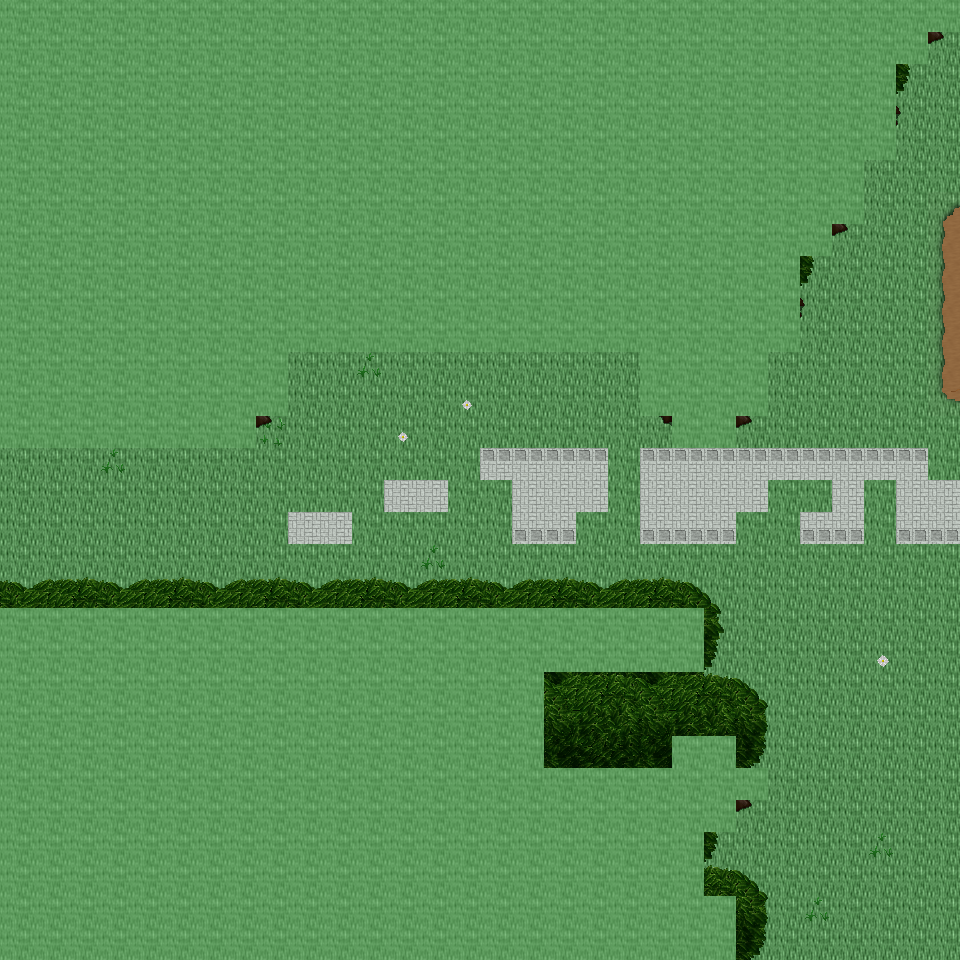

This is a level from a 2D game, rendered from its Tiled map with the project's own tilesets. A one-line summary and the map file follow, with tile-layer data summarised:
An orthogonal 30x30 tile map with 32x32 px tiles, 6 tile layers (Ground, Object, Object2, Above, ...), 53 tilesets and 2 objects (2x mapExit).

<map version="1.0" orientation="orthogonal" renderorder="right-down" width="30" height="30" tilewidth="32" tileheight="32" nextobjectid="3">
  <tileset firstgid="1" name="tileset_ground_ground" tilewidth="32" tileheight="32" tilecount="33" columns="3">
    <image source="../drawable/tileset_ground_ground.png" width="96" height="352" />
  </tileset>
  <tileset firstgid="34" name="tileset_building_castle" tilewidth="32" tileheight="32" tilecount="320" columns="20">
    <image source="../drawable/tileset_building_castle.png" width="640" height="512" />
  </tileset>
  <tileset firstgid="354" name="tileset_ground_square_patch" tilewidth="32" tileheight="32" tilecount="9" columns="3">
    <image source="../drawable/tileset_ground_square_patch.png" width="96" height="96" />
  </tileset>
  <tileset firstgid="363" name="tileset_building_decoration_banner" tilewidth="32" tileheight="32" tilecount="12" columns="1">
    <image source="../drawable/tileset_building_decoration_banner.png" width="32" height="384" />
  </tileset>
  <tileset firstgid="375" name="tileset_ground_water_pool" tilewidth="32" tileheight="32" tilecount="72" columns="3">
    <image source="../drawable/tileset_ground_water_pool.png" width="96" height="768" />
  </tileset>
  <tileset firstgid="447" name="tileset_building_wall_wall_brown" tilewidth="32" tileheight="32" tilecount="12" columns="3">
    <image source="../drawable/tileset_building_wall_wall_brown.png" width="96" height="128" />
  </tileset>
  <tileset firstgid="459" name="tileset_plant_grasses" tilewidth="32" tileheight="32" tilecount="6" columns="3">
    <image source="../drawable/tileset_plant_grasses.png" width="96" height="64" />
  </tileset>
  <tileset firstgid="465" name="tileset_plant_flower_daisy_white" tilewidth="32" tileheight="32" tilecount="8" columns="2">
    <image source="../drawable/tileset_plant_flower_daisy_white.png" width="64" height="128" />
  </tileset>
  <tileset firstgid="473" name="tileset_plant_tree_tree_darkgreen" tilewidth="32" tileheight="32" tilecount="88" columns="8">
    <image source="../drawable/tileset_plant_tree_tree_darkgreen.png" width="256" height="352" />
  </tileset>
  <tileset firstgid="561" name="tileset_plant_flower_daisy_red" tilewidth="32" tileheight="32" tilecount="8" columns="2">
    <image source="../drawable/tileset_plant_flower_daisy_red.png" width="64" height="128" />
  </tileset>
  <tileset firstgid="569" name="tileset_ground_grass_edges" tilewidth="32" tileheight="32" tilecount="36" columns="12">
    <image source="../drawable/tileset_ground_grass_edges.png" width="384" height="96" />
  </tileset>
  <tileset firstgid="605" name="tileset_ground_grass_corners" tilewidth="32" tileheight="32" tilecount="24" columns="6">
    <image source="../drawable/tileset_ground_grass_corners.png" width="192" height="128" />
  </tileset>
  <tileset firstgid="629" name="tileset_plant_bush_hedge" tilewidth="32" tileheight="32" tilecount="35" columns="5">
    <image source="../drawable/tileset_plant_bush_hedge.png" width="160" height="224" />
  </tileset>
  <tileset firstgid="664" name="tileset_ground_rock_pebbles" tilewidth="32" tileheight="32" tilecount="3" columns="1">
    <image source="../drawable/tileset_ground_rock_pebbles.png" width="32" height="96" />
  </tileset>
  <tileset firstgid="667" name="tileset_plant_bush_bushes" tilewidth="32" tileheight="32" tilecount="10" columns="5">
    <image source="../drawable/tileset_plant_bush_bushes.png" width="160" height="64" />
  </tileset>
  <tileset firstgid="677" name="tileset_building_roof_red" tilewidth="32" tileheight="32" tilecount="20" columns="5">
    <image source="../drawable/tileset_building_roof_red.png" width="160" height="128" />
  </tileset>
  <tileset firstgid="697" name="tileset_plant_flower_daisy_yellow" tilewidth="32" tileheight="32" tilecount="8" columns="2">
    <image source="../drawable/tileset_plant_flower_daisy_yellow.png" width="64" height="128" />
  </tileset>
  <tileset firstgid="705" name="tileset_plant_leaves" tilewidth="32" tileheight="32" tilecount="8" columns="4">
    <image source="../drawable/tileset_plant_leaves.png" width="128" height="64" />
  </tileset>
  <tileset firstgid="713" name="tileset_item_corpse_skull_pale" tilewidth="32" tileheight="32" tilecount="2" columns="2">
    <image source="../drawable/tileset_item_corpse_skull_pale.png" width="64" height="32" />
  </tileset>
  <tileset firstgid="715" name="tileset_building_roof_blue" tilewidth="32" tileheight="32" tilecount="20" columns="5">
    <image source="../drawable/tileset_building_roof_blue.png" width="160" height="128" />
  </tileset>
  <tileset firstgid="735" name="tileset_plant_cactus" tilewidth="32" tileheight="32" tilecount="2" columns="1">
    <image source="../drawable/tileset_plant_cactus.png" width="32" height="64" />
  </tileset>
  <tileset firstgid="737" name="tileset_plant_flower_daisy_blue" tilewidth="32" tileheight="32" tilecount="8" columns="2">
    <image source="../drawable/tileset_plant_flower_daisy_blue.png" width="64" height="128" />
  </tileset>
  <tileset firstgid="745" name="tileset_plant_stump_stump_brown" tilewidth="32" tileheight="32" tilecount="4" columns="2">
    <image source="../drawable/tileset_plant_stump_stump_brown.png" width="64" height="64" />
  </tileset>
  <tileset firstgid="749" name="tileset_plant_stump_rectangular" tilewidth="32" tileheight="32" tilecount="4" columns="2">
    <image source="../drawable/tileset_plant_stump_rectangular.png" width="64" height="64" />
  </tileset>
  <tileset firstgid="753" name="tileset_furniture_carpet_border" tilewidth="32" tileheight="32" tilecount="12" columns="3">
    <image source="../drawable/tileset_furniture_carpet_border.png" width="96" height="128" />
  </tileset>
  <tileset firstgid="765" name="tileset_ground_pothole" tilewidth="32" tileheight="32" tilecount="4" columns="4">
    <image source="../drawable/tileset_ground_pothole.png" width="128" height="32" />
  </tileset>
  <tileset firstgid="769" name="tileset_furniture_carpet_carpets" tilewidth="32" tileheight="32" tilecount="8" columns="4">
    <image source="../drawable/tileset_furniture_carpet_carpets.png" width="128" height="64" />
  </tileset>
  <tileset firstgid="777" name="tileset_building_roof_yellow" tilewidth="32" tileheight="32" tilecount="20" columns="5">
    <image source="../drawable/tileset_building_roof_yellow.png" width="160" height="128" />
  </tileset>
  <tileset firstgid="797" name="tileset_plant_stump_stump_green" tilewidth="32" tileheight="32" tilecount="4" columns="2">
    <image source="../drawable/tileset_plant_stump_stump_green.png" width="64" height="64" />
  </tileset>
  <tileset firstgid="801" name="tileset_item_pot_pot_golden_centred" tilewidth="32" tileheight="32" tilecount="3" columns="3">
    <image source="../drawable/tileset_item_pot_pot_golden_centred.png" width="96" height="32" />
  </tileset>
  <tileset firstgid="804" name="tileset_building_roof_green" tilewidth="32" tileheight="32" tilecount="20" columns="5">
    <image source="../drawable/tileset_building_roof_green.png" width="160" height="128" />
  </tileset>
  <tileset firstgid="824" name="tileset_item_statue_fairypool" tilewidth="32" tileheight="32" tilecount="16" columns="2">
    <image source="../drawable/tileset_item_statue_fairypool.png" width="64" height="256" />
  </tileset>
  <tileset firstgid="840" name="tileset_building_window_window_left" tilewidth="32" tileheight="32" tilecount="2" columns="2">
    <image source="../drawable/tileset_building_window_window_left.png" width="64" height="32" />
  </tileset>
  <tileset firstgid="842" name="tileset_building_window_window_long" tilewidth="32" tileheight="32" tilecount="3" columns="3">
    <image source="../drawable/tileset_building_window_window_long.png" width="96" height="32" />
  </tileset>
  <tileset firstgid="845" name="tileset_building_door_door_n" tilewidth="32" tileheight="32" tilecount="6" columns="3">
    <image source="../drawable/tileset_building_door_door_n.png" width="96" height="64" />
  </tileset>
  <tileset firstgid="851" name="tileset_item_postbox" tilewidth="32" tileheight="32" tilecount="4" columns="2">
    <image source="../drawable/tileset_item_postbox.png" width="64" height="64" />
  </tileset>
  <tileset firstgid="855" name="tileset_building_window_window_right" tilewidth="32" tileheight="32" tilecount="2" columns="2">
    <image source="../drawable/tileset_building_window_window_right.png" width="64" height="32" />
  </tileset>
  <tileset firstgid="857" name="tileset_building_decoration_blue_circle" tilewidth="32" tileheight="32" tilecount="4" columns="2">
    <image source="../drawable/tileset_building_decoration_blue_circle.png" width="64" height="64" />
  </tileset>
  <tileset firstgid="861" name="tileset_plant_indoor_flower_baskets" tilewidth="32" tileheight="32" tilecount="3" columns="1">
    <image source="../drawable/tileset_plant_indoor_flower_baskets.png" width="32" height="96" />
  </tileset>
  <tileset firstgid="864" name="tileset_building_decoration_chimney_big" tilewidth="32" tileheight="32" tilecount="2" columns="1">
    <image source="../drawable/tileset_building_decoration_chimney_big.png" width="32" height="64" />
  </tileset>
  <tileset firstgid="866" name="tileset_building_decoration_banner_long" tilewidth="32" tileheight="32" tilecount="3" columns="3">
    <image source="../drawable/tileset_building_decoration_banner_long.png" width="96" height="32" />
  </tileset>
  <tileset firstgid="869" name="tileset_building_decoration_chimney" tilewidth="32" tileheight="32" tilecount="2" columns="1">
    <image source="../drawable/tileset_building_decoration_chimney.png" width="32" height="64" />
  </tileset>
  <tileset firstgid="871" name="tileset_building_decoration_longhorn_skull" tilewidth="32" tileheight="32" tilecount="6" columns="3">
    <image source="../drawable/tileset_building_decoration_longhorn_skull.png" width="96" height="64" />
  </tileset>
  <tileset firstgid="877" name="tileset_building_decoration_library_banner" tilewidth="32" tileheight="32" tilecount="6" columns="3">
    <image source="../drawable/tileset_building_decoration_library_banner.png" width="96" height="64" />
  </tileset>
  <tileset firstgid="883" name="tileset_logic_creature_elf" tilewidth="32" tileheight="32" tilecount="16" columns="8">
    <image source="../drawable/tileset_logic_creature_elf.png" width="256" height="64" />
  </tileset>
  <tileset firstgid="899" name="tileset_logic_portal" tilewidth="32" tileheight="32" tilecount="24" columns="8">
    <image source="../drawable/tileset_logic_portal.png" width="256" height="96" />
  </tileset>
  <tileset firstgid="923" name="tileset_logic_collision" tilewidth="32" tileheight="32" tilecount="1" columns="1">
    <image source="../drawable/tileset_logic_collision.png" width="32" height="32" />
  </tileset>
  <tileset firstgid="924" name="tileset_ground_green_paving" tilewidth="32" tileheight="32" tilecount="18" columns="3">
    <image source="../drawable/tileset_ground_green_paving.png" width="96" height="192" />
  </tileset>
  <tileset firstgid="942" name="tileset_light_door_light" tilewidth="32" tileheight="32" tilecount="12" columns="3">
    <image source="../drawable/tileset_light_door_light.png" width="96" height="128" />
  </tileset>
  <tileset firstgid="954" name="tileset_furniture_light_roots_lamp" tilewidth="32" tileheight="32" tilecount="6" columns="2">
    <image source="../drawable/tileset_furniture_light_roots_lamp.png" width="64" height="96" />
  </tileset>
  <tileset firstgid="960" name="tileset_light_dim_yellow_light_7x5" tilewidth="32" tileheight="32" tilecount="35" columns="7">
    <image source="../drawable/tileset_light_dim_yellow_light_7x5.png" width="224" height="160" />
  </tileset>
  <tileset firstgid="995" name="tileset_light_yellow_light_5x5" tilewidth="32" tileheight="32" tilecount="25" columns="5">
    <image source="../drawable/tileset_light_yellow_light_5x5.png" width="160" height="160" />
  </tileset>
  <tileset firstgid="1020" name="tileset_building_decoration_shop_banners" tilewidth="32" tileheight="32" tilecount="8" columns="8">
    <image source="../drawable/tileset_building_decoration_shop_banners.png" width="256" height="32" />
  </tileset>
  <layer name="Ground" width="30" height="30">
    <data>[900 cells, 900 non-empty, 3 distinct tile ids]</data>
  </layer>
  <layer name="Object" width="30" height="30">
    <data>[900 cells, 42 non-empty, 10 distinct tile ids]</data>
  </layer>
  <layer name="Object2" width="30" height="30">
    <data>[900 cells, 94 non-empty, 17 distinct tile ids]</data>
  </layer>
  <layer name="Above" width="30" height="30">
    <data>[900 cells, 567 non-empty, 40 distinct tile ids]</data>
  </layer>
  <layer name="Above2" width="30" height="30">
    <data>[900 cells, 7 non-empty, 1 distinct tile ids]</data>
  </layer>
  <layer name="Walkable" width="30" height="30">
    <data>[900 cells, 568 non-empty, 1 distinct tile ids]</data>
  </layer>
  <objectgroup name="MapEvents">
    <object id="1" name="south" type="mapExit" x="736" y="928" width="224" height="32">
      <properties>
        <property name="map" value="level_0_x153_y78" />
        <property name="x" value="23" />
        <property name="y" value="1" />
      </properties>
    </object>
    <object id="2" name="east" type="mapExit" x="928" y="32" width="32" height="928">
      <properties>
        <property name="map" value="level_0_x154_y77" />
        <property name="x" value="1" />
        <property name="y" value="1" />
      </properties>
    </object>
  </objectgroup>
</map>
